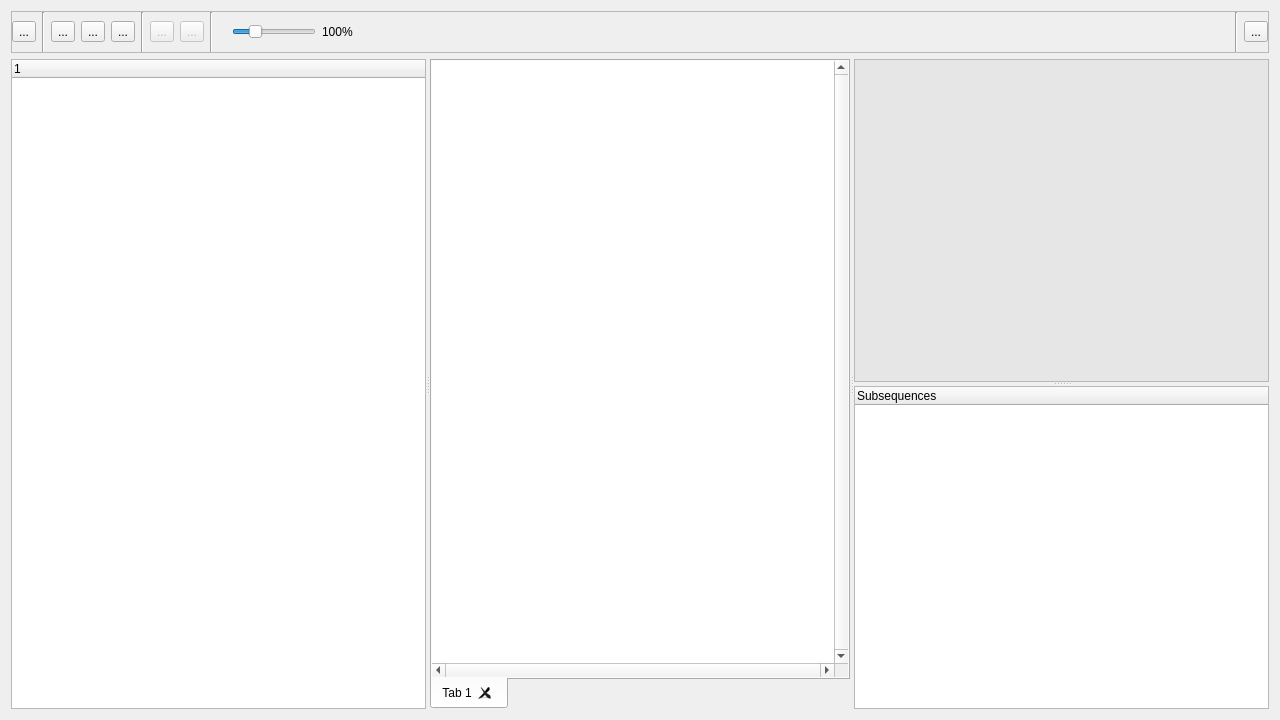
<?xml version="1.0" encoding="UTF-8"?>
<ui version="4.0">
 <class>PySequenceEditor</class>
 <widget class="QWidget" name="PySequenceEditor">
  <property name="geometry">
   <rect>
    <x>0</x>
    <y>0</y>
    <width>1280</width>
    <height>720</height>
   </rect>
  </property>
  <property name="windowTitle">
   <string>PySequence Editor</string>
  </property>
  <property name="windowIcon">
   <iconset resource="icons.qrc">
    <normaloff>:/icons/icons/python.png</normaloff>:/icons/icons/python.png</iconset>
  </property>
  <property name="toolTip">
   <string/>
  </property>
  <layout class="QVBoxLayout" name="verticalLayout" stretch="0,1">
   <item>
    <widget class="QFrame" name="tool_frame">
     <property name="frameShape">
      <enum>QFrame::StyledPanel</enum>
     </property>
     <property name="frameShadow">
      <enum>QFrame::Raised</enum>
     </property>
     <layout class="QHBoxLayout" name="horizontalLayout">
      <property name="margin">
       <number>0</number>
      </property>
      <item>
       <widget class="QToolButton" name="new_button">
        <property name="sizePolicy">
         <sizepolicy hsizetype="Fixed" vsizetype="Fixed">
          <horstretch>0</horstretch>
          <verstretch>0</verstretch>
         </sizepolicy>
        </property>
        <property name="toolTip">
         <string>New (Ctrl+N)</string>
        </property>
        <property name="text">
         <string>...</string>
        </property>
        <property name="icon">
         <iconset resource="icons.qrc">
          <normaloff>:/icons/icons/document-new.png</normaloff>:/icons/icons/document-new.png</iconset>
        </property>
        <property name="iconSize">
         <size>
          <width>32</width>
          <height>32</height>
         </size>
        </property>
        <property name="shortcut">
         <string>Ctrl+N</string>
        </property>
       </widget>
      </item>
      <item>
       <widget class="Line" name="tool_line_1">
        <property name="orientation">
         <enum>Qt::Vertical</enum>
        </property>
       </widget>
      </item>
      <item>
       <widget class="QToolButton" name="open_button">
        <property name="sizePolicy">
         <sizepolicy hsizetype="Fixed" vsizetype="Fixed">
          <horstretch>0</horstretch>
          <verstretch>0</verstretch>
         </sizepolicy>
        </property>
        <property name="toolTip">
         <string>Open (Ctrl+O)</string>
        </property>
        <property name="text">
         <string>...</string>
        </property>
        <property name="icon">
         <iconset resource="icons.qrc">
          <normaloff>:/icons/icons/document-open.png</normaloff>:/icons/icons/document-open.png</iconset>
        </property>
        <property name="iconSize">
         <size>
          <width>32</width>
          <height>32</height>
         </size>
        </property>
        <property name="shortcut">
         <string>Ctrl+O</string>
        </property>
       </widget>
      </item>
      <item>
       <widget class="QToolButton" name="save_button">
        <property name="sizePolicy">
         <sizepolicy hsizetype="Fixed" vsizetype="Fixed">
          <horstretch>0</horstretch>
          <verstretch>0</verstretch>
         </sizepolicy>
        </property>
        <property name="toolTip">
         <string>Save (Ctrl+S)</string>
        </property>
        <property name="text">
         <string>...</string>
        </property>
        <property name="icon">
         <iconset resource="icons.qrc">
          <normaloff>:/icons/icons/document-save.png</normaloff>:/icons/icons/document-save.png</iconset>
        </property>
        <property name="iconSize">
         <size>
          <width>32</width>
          <height>32</height>
         </size>
        </property>
        <property name="shortcut">
         <string>Ctrl+S</string>
        </property>
       </widget>
      </item>
      <item>
       <widget class="QToolButton" name="save_as_button">
        <property name="sizePolicy">
         <sizepolicy hsizetype="Fixed" vsizetype="Fixed">
          <horstretch>0</horstretch>
          <verstretch>0</verstretch>
         </sizepolicy>
        </property>
        <property name="toolTip">
         <string>Save as (Ctrl+Shift+S)</string>
        </property>
        <property name="text">
         <string>...</string>
        </property>
        <property name="icon">
         <iconset resource="icons.qrc">
          <normaloff>:/icons/icons/document-save-as.png</normaloff>:/icons/icons/document-save-as.png</iconset>
        </property>
        <property name="iconSize">
         <size>
          <width>32</width>
          <height>32</height>
         </size>
        </property>
        <property name="shortcut">
         <string>Ctrl+Shift+S</string>
        </property>
       </widget>
      </item>
      <item>
       <widget class="Line" name="tool_line_2">
        <property name="orientation">
         <enum>Qt::Vertical</enum>
        </property>
       </widget>
      </item>
      <item>
       <widget class="QToolButton" name="undo_button">
        <property name="enabled">
         <bool>false</bool>
        </property>
        <property name="sizePolicy">
         <sizepolicy hsizetype="Fixed" vsizetype="Fixed">
          <horstretch>0</horstretch>
          <verstretch>0</verstretch>
         </sizepolicy>
        </property>
        <property name="toolTip">
         <string>Undo (Ctrl+Z)</string>
        </property>
        <property name="text">
         <string>...</string>
        </property>
        <property name="icon">
         <iconset resource="icons.qrc">
          <normaloff>:/icons/icons/edit-undo.png</normaloff>:/icons/icons/edit-undo.png</iconset>
        </property>
        <property name="iconSize">
         <size>
          <width>32</width>
          <height>32</height>
         </size>
        </property>
        <property name="shortcut">
         <string>Ctrl+Z</string>
        </property>
       </widget>
      </item>
      <item>
       <widget class="QToolButton" name="redo_button">
        <property name="enabled">
         <bool>false</bool>
        </property>
        <property name="sizePolicy">
         <sizepolicy hsizetype="Fixed" vsizetype="Fixed">
          <horstretch>0</horstretch>
          <verstretch>0</verstretch>
         </sizepolicy>
        </property>
        <property name="toolTip">
         <string>Redo (Ctrl+Y)</string>
        </property>
        <property name="text">
         <string>...</string>
        </property>
        <property name="icon">
         <iconset resource="icons.qrc">
          <normaloff>:/icons/icons/edit-redo.png</normaloff>:/icons/icons/edit-redo.png</iconset>
        </property>
        <property name="iconSize">
         <size>
          <width>32</width>
          <height>32</height>
         </size>
        </property>
        <property name="shortcut">
         <string>Ctrl+Y</string>
        </property>
       </widget>
      </item>
      <item>
       <widget class="Line" name="tool_line_3">
        <property name="orientation">
         <enum>Qt::Vertical</enum>
        </property>
       </widget>
      </item>
      <item>
       <widget class="QLabel" name="label">
        <property name="sizePolicy">
         <sizepolicy hsizetype="Fixed" vsizetype="Fixed">
          <horstretch>0</horstretch>
          <verstretch>0</verstretch>
         </sizepolicy>
        </property>
        <property name="text">
         <string/>
        </property>
        <property name="pixmap">
         <pixmap resource="icons.qrc">:/icons/icons/system-search.png</pixmap>
        </property>
       </widget>
      </item>
      <item>
       <widget class="QSlider" name="zoom_slider">
        <property name="sizePolicy">
         <sizepolicy hsizetype="Preferred" vsizetype="Fixed">
          <horstretch>0</horstretch>
          <verstretch>0</verstretch>
         </sizepolicy>
        </property>
        <property name="toolTip">
         <string>Zoom cursor (Ctrl++, Ctrl+-)</string>
        </property>
        <property name="minimum">
         <number>10</number>
        </property>
        <property name="maximum">
         <number>400</number>
        </property>
        <property name="singleStep">
         <number>1</number>
        </property>
        <property name="value">
         <number>100</number>
        </property>
        <property name="orientation">
         <enum>Qt::Horizontal</enum>
        </property>
       </widget>
      </item>
      <item>
       <widget class="QLabel" name="zoom_label">
        <property name="toolTip">
         <string>Zoom cursor (Ctrl++, Ctrl+-)</string>
        </property>
        <property name="text">
         <string>100%</string>
        </property>
       </widget>
      </item>
      <item>
       <spacer name="tool_spacer">
        <property name="orientation">
         <enum>Qt::Horizontal</enum>
        </property>
        <property name="sizeHint" stdset="0">
         <size>
          <width>226</width>
          <height>40</height>
         </size>
        </property>
       </spacer>
      </item>
      <item>
       <widget class="Line" name="tool_line_4">
        <property name="orientation">
         <enum>Qt::Vertical</enum>
        </property>
       </widget>
      </item>
      <item>
       <widget class="QToolButton" name="about_button">
        <property name="sizePolicy">
         <sizepolicy hsizetype="Fixed" vsizetype="Fixed">
          <horstretch>0</horstretch>
          <verstretch>0</verstretch>
         </sizepolicy>
        </property>
        <property name="toolTip">
         <string>About (Ctrl+I)</string>
        </property>
        <property name="text">
         <string>...</string>
        </property>
        <property name="icon">
         <iconset resource="icons.qrc">
          <normaloff>:/icons/icons/info.png</normaloff>:/icons/icons/info.png</iconset>
        </property>
        <property name="iconSize">
         <size>
          <width>32</width>
          <height>32</height>
         </size>
        </property>
        <property name="shortcut">
         <string>Ctrl+I</string>
        </property>
       </widget>
      </item>
     </layout>
     <zorder>open_button</zorder>
     <zorder>save_button</zorder>
     <zorder>tool_line_2</zorder>
     <zorder>undo_button</zorder>
     <zorder>redo_button</zorder>
     <zorder>tool_line_3</zorder>
     <zorder>zoom_label</zorder>
     <zorder>about_button</zorder>
     <zorder>tool_spacer</zorder>
     <zorder>new_button</zorder>
     <zorder>zoom_slider</zorder>
     <zorder>tool_line_4</zorder>
     <zorder>tool_line_1</zorder>
     <zorder>save_as_button</zorder>
     <zorder>label</zorder>
    </widget>
   </item>
   <item>
    <widget class="QSplitter" name="main_splitter">
     <property name="orientation">
      <enum>Qt::Horizontal</enum>
     </property>
     <widget class="QTreeWidget" name="block_list">
      <property name="sizePolicy">
       <sizepolicy hsizetype="Preferred" vsizetype="Preferred">
        <horstretch>0</horstretch>
        <verstretch>0</verstretch>
       </sizepolicy>
      </property>
      <property name="minimumSize">
       <size>
        <width>0</width>
        <height>0</height>
       </size>
      </property>
      <property name="palette">
       <palette>
        <active/>
        <inactive/>
        <disabled/>
       </palette>
      </property>
      <property name="mouseTracking">
       <bool>true</bool>
      </property>
      <property name="styleSheet">
       <string notr="true"> QTreeView::item:has-children {
	background: qlineargradient(spread:pad, x1:0, y1:0, x2:0, y2:1, stop:0.46 rgba(235, 235, 235, 255), stop:0.54 rgba(214, 214, 214, 255));
	border-radius: 3px;
	border: 1px solid gray;
 }


 QTreeView::item:has-children:hover {
	background: qlineargradient(spread:pad, x1:0, y1:0, x2:0, y2:1, stop:0.46 rgba(220, 235, 240, 255), stop:0.54 rgba(180, 222, 240, 255));
	border-radius: 3px;
	border: 1px solid rgb(115, 150, 180);
 }

 aQTreeView::branch:has-children {
     border: 1px solid gray;
     border-right: 0;
 }</string>
      </property>
      <property name="dragEnabled">
       <bool>true</bool>
      </property>
      <property name="dragDropOverwriteMode">
       <bool>false</bool>
      </property>
      <property name="dragDropMode">
       <enum>QAbstractItemView::DragOnly</enum>
      </property>
      <property name="iconSize">
       <size>
        <width>32</width>
        <height>32</height>
       </size>
      </property>
      <property name="indentation">
       <number>0</number>
      </property>
      <property name="expandsOnDoubleClick">
       <bool>false</bool>
      </property>
      <column>
       <property name="text">
        <string>1</string>
       </property>
      </column>
     </widget>
     <widget class="QSplitter" name="center_splitter">
      <property name="frameShape">
       <enum>QFrame::NoFrame</enum>
      </property>
      <property name="orientation">
       <enum>Qt::Vertical</enum>
      </property>
      <widget class="QTabWidget" name="tab_widget">
       <property name="tabPosition">
        <enum>QTabWidget::South</enum>
       </property>
       <property name="currentIndex">
        <number>0</number>
       </property>
       <property name="tabsClosable">
        <bool>true</bool>
       </property>
       <widget class="QWidget" name="main_tab">
        <attribute name="title">
         <string>Tab 1</string>
        </attribute>
        <layout class="QGridLayout" name="gridLayout_2">
         <property name="margin">
          <number>0</number>
         </property>
         <item row="0" column="0">
          <widget class="QGraphicsView" name="drawing_area">
           <property name="enabled">
            <bool>true</bool>
           </property>
           <property name="sizePolicy">
            <sizepolicy hsizetype="Expanding" vsizetype="Expanding">
             <horstretch>0</horstretch>
             <verstretch>0</verstretch>
            </sizepolicy>
           </property>
           <property name="baseSize">
            <size>
             <width>0</width>
             <height>0</height>
            </size>
           </property>
           <property name="mouseTracking">
            <bool>true</bool>
           </property>
           <property name="acceptDrops">
            <bool>true</bool>
           </property>
           <property name="frameShape">
            <enum>QFrame::NoFrame</enum>
           </property>
           <property name="verticalScrollBarPolicy">
            <enum>Qt::ScrollBarAlwaysOn</enum>
           </property>
           <property name="horizontalScrollBarPolicy">
            <enum>Qt::ScrollBarAlwaysOn</enum>
           </property>
           <property name="renderHints">
            <set>QPainter::Antialiasing|QPainter::TextAntialiasing</set>
           </property>
           <property name="transformationAnchor">
            <enum>QGraphicsView::AnchorUnderMouse</enum>
           </property>
           <property name="resizeAnchor">
            <enum>QGraphicsView::AnchorUnderMouse</enum>
           </property>
          </widget>
         </item>
        </layout>
       </widget>
      </widget>
     </widget>
     <widget class="QSplitter" name="right_splitter">
      <property name="orientation">
       <enum>Qt::Vertical</enum>
      </property>
      <widget class="QTreeView" name="property_editor">
       <property name="sizePolicy">
        <sizepolicy hsizetype="Preferred" vsizetype="Preferred">
         <horstretch>0</horstretch>
         <verstretch>0</verstretch>
        </sizepolicy>
       </property>
       <property name="palette">
        <palette>
         <active>
          <colorrole role="Base">
           <brush brushstyle="SolidPattern">
            <color alpha="255">
             <red>230</red>
             <green>230</green>
             <blue>230</blue>
            </color>
           </brush>
          </colorrole>
         </active>
         <inactive>
          <colorrole role="Base">
           <brush brushstyle="SolidPattern">
            <color alpha="255">
             <red>230</red>
             <green>230</green>
             <blue>230</blue>
            </color>
           </brush>
          </colorrole>
         </inactive>
         <disabled>
          <colorrole role="Base">
           <brush brushstyle="SolidPattern">
            <color alpha="255">
             <red>240</red>
             <green>240</green>
             <blue>240</blue>
            </color>
           </brush>
          </colorrole>
         </disabled>
        </palette>
       </property>
       <property name="editTriggers">
        <set>QAbstractItemView::CurrentChanged|QAbstractItemView::SelectedClicked</set>
       </property>
      </widget>
      <widget class="QTreeWidget" name="subsequence_editor">
       <property name="sizePolicy">
        <sizepolicy hsizetype="Preferred" vsizetype="Preferred">
         <horstretch>0</horstretch>
         <verstretch>0</verstretch>
        </sizepolicy>
       </property>
       <property name="palette">
        <palette>
         <active>
          <colorrole role="AlternateBase">
           <brush brushstyle="SolidPattern">
            <color alpha="255">
             <red>227</red>
             <green>227</green>
             <blue>227</blue>
            </color>
           </brush>
          </colorrole>
         </active>
         <inactive>
          <colorrole role="AlternateBase">
           <brush brushstyle="SolidPattern">
            <color alpha="255">
             <red>227</red>
             <green>227</green>
             <blue>227</blue>
            </color>
           </brush>
          </colorrole>
         </inactive>
         <disabled>
          <colorrole role="AlternateBase">
           <brush brushstyle="SolidPattern">
            <color alpha="255">
             <red>227</red>
             <green>227</green>
             <blue>227</blue>
            </color>
           </brush>
          </colorrole>
         </disabled>
        </palette>
       </property>
       <property name="contextMenuPolicy">
        <enum>Qt::CustomContextMenu</enum>
       </property>
       <property name="editTriggers">
        <set>QAbstractItemView::NoEditTriggers</set>
       </property>
       <property name="tabKeyNavigation">
        <bool>true</bool>
       </property>
       <property name="dragEnabled">
        <bool>true</bool>
       </property>
       <property name="dragDropMode">
        <enum>QAbstractItemView::InternalMove</enum>
       </property>
       <property name="defaultDropAction">
        <enum>Qt::CopyAction</enum>
       </property>
       <property name="alternatingRowColors">
        <bool>true</bool>
       </property>
       <property name="indentation">
        <number>15</number>
       </property>
       <property name="expandsOnDoubleClick">
        <bool>false</bool>
       </property>
       <column>
        <property name="text">
         <string notr="true">Subsequences</string>
        </property>
       </column>
      </widget>
     </widget>
    </widget>
   </item>
  </layout>
 </widget>
 <resources>
  <include location="icons.qrc"/>
 </resources>
 <connections/>
</ui>
